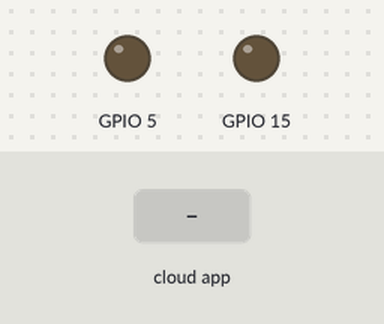
Bench run of a sketch on a simulated ESP32. Shown: output pins drawn as LEDs (lit = HIGH). The inputs (shaded band) are chosen by the test bench. WiFi joins after 1.5 s; servers stay silent unless stated.

Above: at 2.7 s.
2.8 s: the phone or cloud app sets eye1 to 1
At 3.5 s:
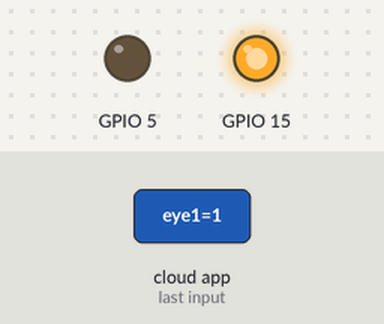
4.5 s: the phone or cloud app sets eye2 to 1
At 5.7 s:
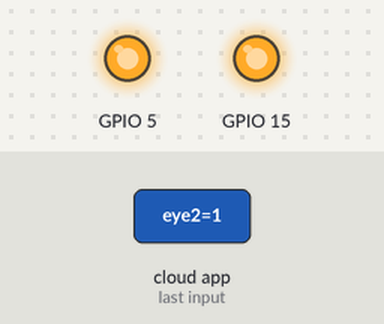
6.0 s: the phone or cloud app sets eye1 to 0
At 6.9 s:
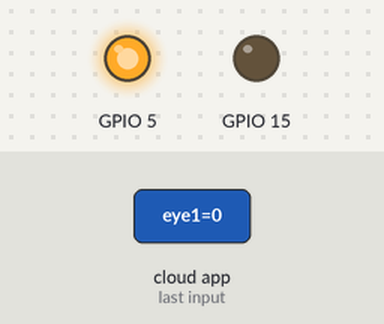
7.5 s: the phone or cloud app sets eye2 to 0
At 8.1 s:
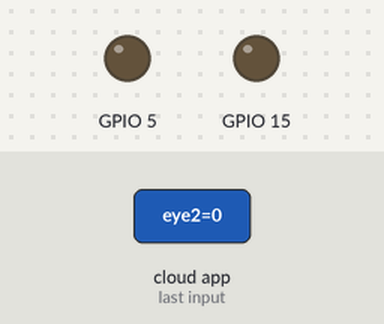
Timing chart, 0 to 10.0 s (numbered marks = the images above; inputs shaded):
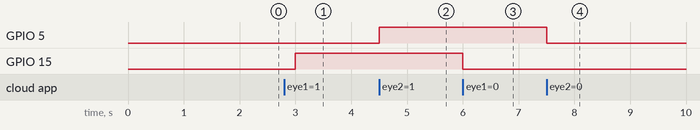

Measured:
- after the input at 2.8 s, GPIO 15: LOW → HIGH after 0.20 s
- after the input at 4.5 s, GPIO 5: LOW → HIGH at once
- after the input at 6.0 s, GPIO 15: HIGH → LOW at once
- after the input at 7.5 s, GPIO 5: HIGH → LOW at once

The sketch:

Arduino_crab_eye.ino
```cpp
#include "arduino_secrets.h"
/*
  Sketch generated by the Arduino IoT Cloud Thing "Untitled"
  https://create.arduino.cc/cloud/things/907ffeb0-9ad2-49cf-b84c-54682ada86a5

  Arduino IoT Cloud Variables description

  The following variables are automatically generated and updated when changes are made to the Thing

  CloudLight eye1;
  CloudLight eye2;
  CloudTemperatureSensor temperature;
  CloudRelativeHumidity humidity;

  Variables which are marked as READ/WRITE in the Cloud Thing will also have functions
  which are called when their values are changed from the Dashboard.
  These functions are generated with the Thing and added at the end of this sketch.
*/

#include "thingProperties.h"

void setup() {
  pinMode(15,OUTPUT);
  pinMode(5,OUTPUT);
  // Initialize serial and wait for port to open:
  Serial.begin(9600);
  // This delay gives the chance to wait for a Serial Monitor without blocking if none is found
  delay(1500);

  // Defined in thingProperties.h
  initProperties();

  // Connect to Arduino IoT Cloud
  ArduinoCloud.begin(ArduinoIoTPreferredConnection);

  /*
     The following function allows you to obtain more information
     related to the state of network and IoT Cloud connection and errors
     the higher number the more granular information you’ll get.
     The default is 0 (only errors).
     Maximum is 4
 */
  setDebugMessageLevel(2);
  ArduinoCloud.printDebugInfo();
}

void loop() {
  ArduinoCloud.update();
  // Your code here


}


/*
  Since Eye1 is READ_WRITE variable, onEye1Change() is
  executed every time a new value is received from IoT Cloud.
*/
void onEye1Change()  {
if (eye1==1){
  digitalWrite(15,HIGH);


}
  else{
    digitalWrite(15,LOW);
  }
}


/*
  Since Eye2 is READ_WRITE variable, onEye2Change() is
  executed every time a new value is received from IoT Cloud.
*/
void onEye2Change()  {
if (eye2==1){
  digitalWrite(5,HIGH);


}
  else{
    digitalWrite(5,LOW);
  }}
```

arduino_secrets.h
```cpp
#define SECRET_SSID ""
#define SECRET_OPTIONAL_PASS ""
#define SECRET_DEVICE_KEY ""
```

thingProperties.h
```cpp
// Code generated by Arduino IoT Cloud, DO NOT EDIT.

#include <ArduinoIoTCloud.h>
#include <Arduino_ConnectionHandler.h>

const char DEVICE_LOGIN_NAME[]  = "5ae6f5c9-d86e-4c17-ab5b-a912bac206d5";

const char SSID[]               = SECRET_SSID;    // Network SSID (name)
const char PASS[]               = SECRET_OPTIONAL_PASS;    // Network password (use for WPA, or use as key for WEP)
const char DEVICE_KEY[]  = SECRET_DEVICE_KEY;    // Secret device password

void onEye1Change();
void onEye2Change();

CloudLight eye1;
CloudLight eye2;
CloudTemperatureSensor temperature;
CloudRelativeHumidity humidity;

void initProperties(){

  ArduinoCloud.setBoardId(DEVICE_LOGIN_NAME);
  ArduinoCloud.setSecretDeviceKey(DEVICE_KEY);
  ArduinoCloud.addProperty(eye1, READWRITE, ON_CHANGE, onEye1Change);
  ArduinoCloud.addProperty(eye2, READWRITE, ON_CHANGE, onEye2Change);
  ArduinoCloud.addProperty(temperature, READ, ON_CHANGE, NULL);
  ArduinoCloud.addProperty(humidity, READ, ON_CHANGE, NULL);

}

WiFiConnectionHandler ArduinoIoTPreferredConnection(SSID, PASS);
```
